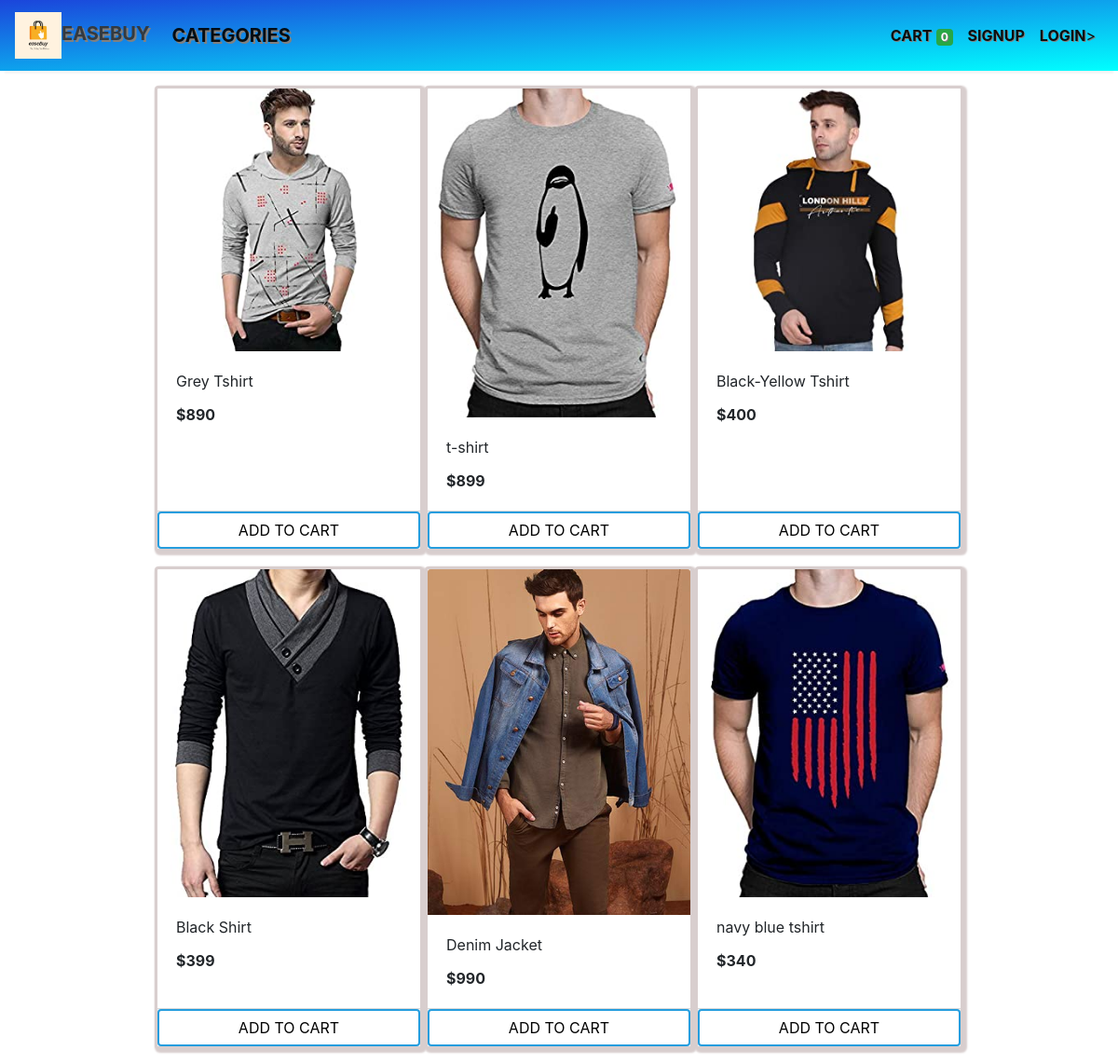
Screenshot of /store?category=23 with the database file from the repository.
### store/models/product.py (models this page shows, shortened)
class Products(models.Model):
    name = models.CharField(max_length=60)
    price= models.IntegerField(default=0)
    category= models.ForeignKey(Category,on_delete=models.CASCADE,default=1 )
    description= models.CharField(max_length=250, default='', blank=True, null= True)
    image= models.ImageField(upload_to='uploads/products/')
    @staticmethod
    def get_all_products_by_categoryid(category_id):
        if category_id:
            return Products.objects.filter (category=category_id)
        else:
            return Products.get_all_products();

### store/views/home.py (the view)
# urls.py: path('' , include('store.urls'))
def store(request):
    cart = request.session.get('cart')
    if not cart:
        request.session['cart'] = {}
    products = None
    categories = Category.get_all_categories()
    categoryID = request.GET.get('category')
    if categoryID:
        products = Products.get_all_products_by_categoryid(categoryID)
    else:
        products = Products.get_all_products();
    data = {}
    data['products'] = products
    data['categories'] = categories
    print('you are : ', request.session.get('email'))
    return render(request, 'index.html', data)

### store/models/category.py (called while the page is built)
    @staticmethod
    def get_all_categories():
        return Category.objects.all()

### store/templatetags/cart.py (called while the page is built)
@register.filter (name='is_in_cart')
def is_in_cart(product, cart):
    keys = cart.keys ()
    for id in keys:
        if int (id) == product.id:
            return True
    return False;

### store/templatetags/custom_filter.py (called while the page is built)
@register.filter(name='currency')
def currency(number):
    return "$"+str(number)

### store/templates/index.html (shortened to what this page needs)
{% extends 'base.html' %}
{% block content %}
{% load cart %}
{% load custom_filter %}
<div class="container-fluid mt-3">
	<div class="row">
		<div id='products' class="col-lg-9 mx-auto">
			<div class="row mx-auto">
				{% for product in products %}
				<div class="card mx-auto mb-3" id={{product.id}} style="width: 18rem;border: 3px solid #d8cece; box-shadow: 2px 2px 2px 2px #d8cece;">
					<img class="card-img-top" src="{{product.image.url}}" alt="Card image cap">
					<div class="card-body">
						<p class="card-title">{{product.name}}</p>
						<p class="card-text"><b>{{product.price|currency}}</b></p>
					</div>
					<div class="card-footer p-0 no-gutters">
						{% if product|is_in_cart:request.session.cart %}
						<div class="row no-gutters">
							<form action="/#{{product.id}}" class="col-2 " method="post">
								{% csrf_token %}
								<input hidden type="text" name='product' value='{{product.id}}'>
								<input hidden type="text" name='remove' value='True'>
								<button class="btn btn-block btn-success border-right plus" type="submit">-</button>
							</form>
							<div  class="text-center col btn btn-success plus">{{product|cart_quantity:request.session.cart}}</div>
							<form action="/#{{product.id}}" class="col-2 " method="post">
								{% csrf_token %}
								<input hidden type="text" name='product' value='{{product.id}}'>
								<button class="btn btn-block btn-success border-left plus plusone"   type="submit">+</button>
							</form>
						</div>
						{% else %}
						<form action="/#{{product.id}}" method="POST" class="btn-block">
								<button type="submit"  class="float-right btn btn-success form-control plus" >ADD TO CART</button>
						</form>
						{% endif %}
					</div>
				</div>
				{% endfor %}
			</div>
		</div>
	</div>
</div>
{% endblock %}

### store/templates/base.html (style rules this page uses)
.plus { background-color: #259dde; border: none; color: white; text-align: center; text-decoration: none; display: inline-block; font-size: 16px; transition-duration: 0.4s; cursor: pointer; background-color: white; color: black; border: 2px solid #259dde; }

### rows the page displays
Products: image (picture), name "Grey Tshirt", price "$890"
Products: image (picture), name "t-shirt", price "$899"
Products: image (picture), name "Black-Yellow Tshirt", price "$400"
Products: image (picture), name "Black Shirt", price "$399"
Products: image (picture), name "Denim Jacket", price "$990"
Products: image (picture), name "navy blue tshirt", price "$340"

### other values shown
{{ request.session.cart.keys|length }} "0"
